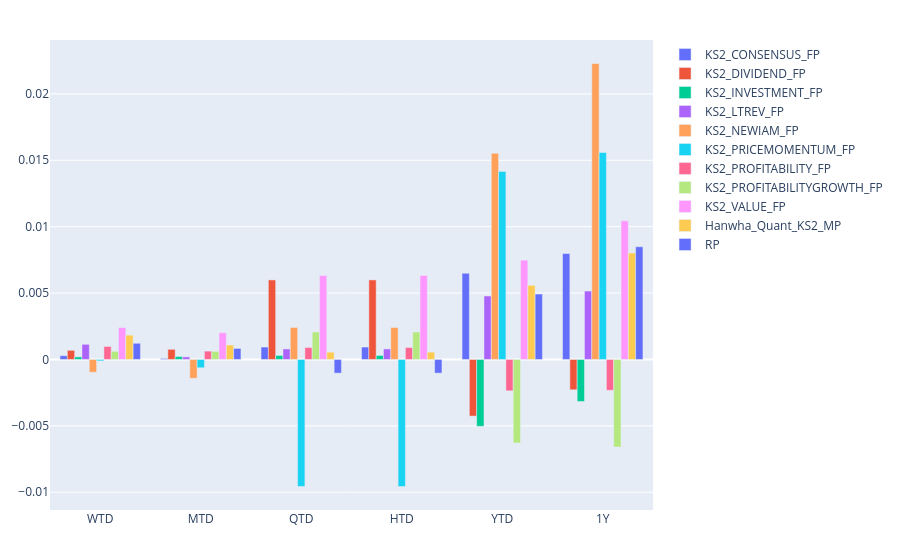

This figure's notebook cell:
### Code cell
# mtd_date = '2023-10-31'
temp_mp_return_total = pd.DataFrame()
temp_mp_return_total['WTD'] = final_mp.loc[report_start_date:][['active_contribution_'+x for x in plot_data]].sum()
temp_mp_return_total['MTD'] = final_mp.loc[mtd_date:][['active_contribution_'+x for x in plot_data]].sum()
temp_mp_return_total['QTD'] = final_mp.loc[qtd_date:][['active_contribution_'+x for x in plot_data]].sum()
temp_mp_return_total['HTD'] = final_mp.loc[htd_date:][['active_contribution_'+x for x in plot_data]].sum()
temp_mp_return_total['YTD'] = final_mp.loc[ytd_date:][['active_contribution_'+x for x in plot_data]].sum()
temp_mp_return_total['1Y'] = final_mp.loc[y1_date:][['active_contribution_'+x for x in plot_data]].sum()
temp_mp_return_total.index = temp_mp_return_total.index.str.replace('active_contribution_','')
# jh.tools.plot((1+temp_mp_return_total.loc[temp_start:]).cumprod()-1)
jh.tools.bar(temp_mp_return_total.T)

### Figure 1 — Plotly figure (JSON) as saved in the notebook; plotly's stock layout.template omitted (floating-point values rounded to 4 significant figures)
{"data": [{"name": "KS2_CONSENSUS_FP", "type": "bar", "x": ["WTD", "MTD", "QTD", "HTD", "YTD", "1Y"], "y": [0.0002817, 7.278e-05, 0.000935, 0.000935, 0.006492, 0.007977]}, {"name": "KS2_DIVIDEND_FP", "type": "bar", "x": ["WTD", "MTD", "QTD", "HTD", "YTD", "1Y"], "y": [0.0006875, 0.0007652, 0.005991, 0.005991, -0.004265, -0.002285]}, {"name": "KS2_INVESTMENT_FP", "type": "bar", "x": ["WTD", "MTD", "QTD", "HTD", "YTD", "1Y"], "y": [0.0001939, 0.0002248, 0.0003025, 0.0003025, -0.005035, -0.003166]}, {"name": "KS2_LTREV_FP", "type": "bar", "x": ["WTD", "MTD", "QTD", "HTD", "YTD", "1Y"], "y": [0.001139, 0.0001924, 0.000792, 0.000792, 0.004779, 0.005152]}, {"name": "KS2_NEWIAM_FP", "type": "bar", "x": ["WTD", "MTD", "QTD", "HTD", "YTD", "1Y"], "y": [-0.0009632, -0.001417, 0.002409, 0.002409, 0.01553, 0.02229]}, {"name": "KS2_PRICEMOMENTUM_FP", "type": "bar", "x": ["WTD", "MTD", "QTD", "HTD", "YTD", "1Y"], "y": [-0.0001038, -0.000625, -0.009567, -0.009567, 0.01416, 0.01559]}, {"name": "KS2_PROFITABILITY_FP", "type": "bar", "x": ["WTD", "MTD", "QTD", "HTD", "YTD", "1Y"], "y": [0.0009776, 0.000629, 0.0009001, 0.0009001, -0.002363, -0.002321]}, {"name": "KS2_PROFITABILITYGROWTH_FP", "type": "bar", "x": ["WTD", "MTD", "QTD", "HTD", "YTD", "1Y"], "y": [0.0006114, 0.000608, 0.002069, 0.002069, -0.006293, -0.006595]}, {"name": "KS2_VALUE_FP", "type": "bar", "x": ["WTD", "MTD", "QTD", "HTD", "YTD", "1Y"], "y": [0.002402, 0.002016, 0.006326, 0.006326, 0.007479, 0.01044]}, {"name": "Hanwha_Quant_KS2_MP", "type": "bar", "x": ["WTD", "MTD", "QTD", "HTD", "YTD", "1Y"], "y": [0.001831, 0.00109, 0.0005531, 0.0005531, 0.005582, 0.008018]}, {"name": "RP", "type": "bar", "x": ["WTD", "MTD", "QTD", "HTD", "YTD", "1Y"], "y": [0.001219, 0.0008314, -0.00103, -0.00103, 0.004927, 0.00849]}], "layout": {"autosize": true, "barmode": "group", "hovermode": "closest", "margin": {"b": 50, "l": 50, "r": 50, "t": 40}, "xaxis": {"autorange": true, "range": [-0.5, 5.5], "type": "category"}, "yaxis": {"autorange": true, "range": [-0.01134, 0.02406], "type": "linear"}}}
